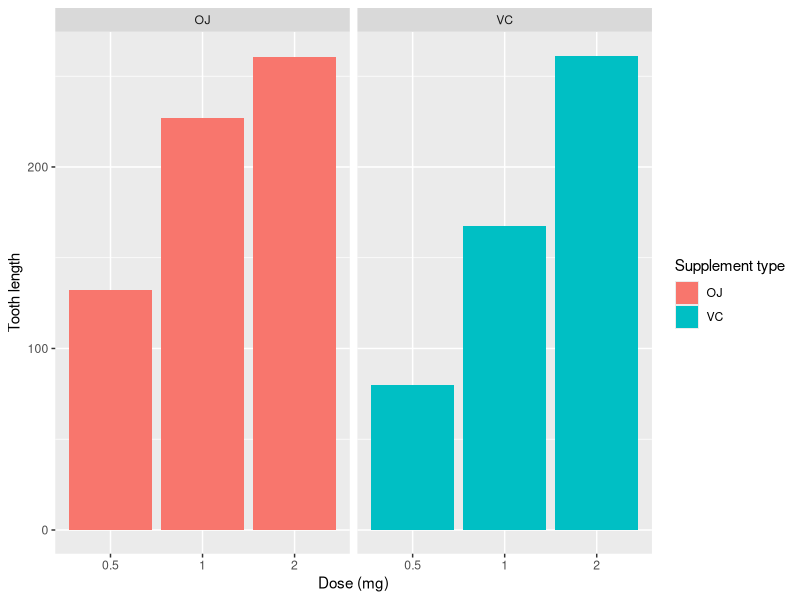
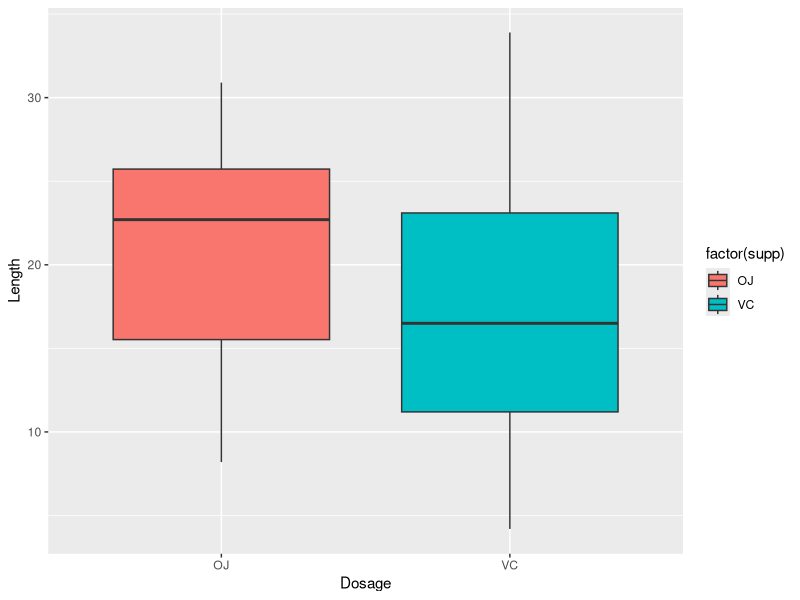
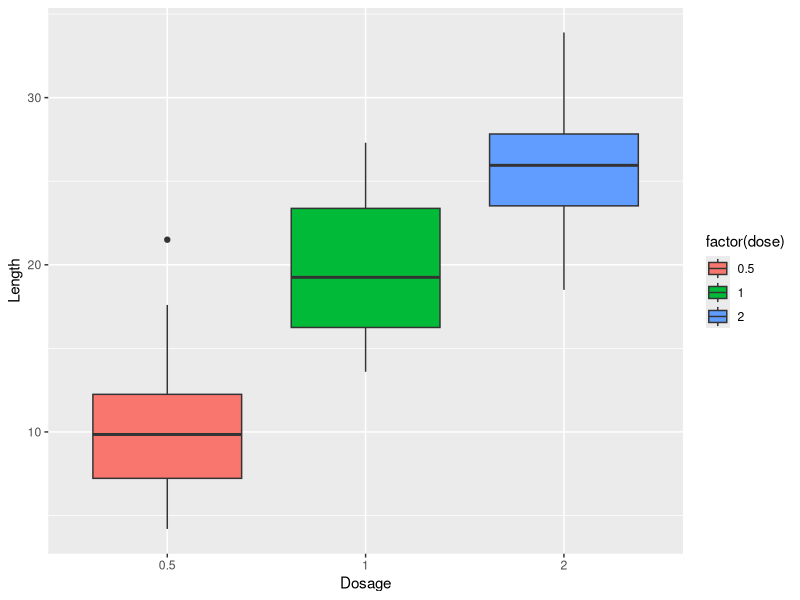

Generate these figures, in order, with R:
## ---- chunk 1
library(datasets)
library(ggplot2)
data(ToothGrowth)
## ---- chunk 2
head(ToothGrowth,2)
summary(ToothGrowth)
table(ToothGrowth$supp) # Supplement
table(ToothGrowth$dose) # Dosage
## ---- chunk 3
gg = ggplot(data=ToothGrowth, aes(x=as.factor(dose), y=len, fill=supp))
gg = gg + geom_bar(stat="identity") + facet_grid(. ~ supp) + xlab("Dose (mg)") +
    ylab("Tooth length") + guides(fill=guide_legend(title="Supplement type"))
print(gg)
## ---- chunk 4
p1 <- ggplot(ToothGrowth, aes(x =factor(supp), y = len, fill = factor(supp)))
p1 + geom_boxplot() + xlab("Dosage") + ylab("Length")
## ---- chunk 5
cor(ToothGrowth[sapply(ToothGrowth, is.numeric)])
## ---- chunk 6
p1 <- ggplot(ToothGrowth, aes(x =factor(dose), y = len, fill = factor(dose)))
p1 + geom_boxplot() + xlab("Dosage") + ylab("Length")
## ---- chunk 7
Interval <- (mean(ToothGrowth$len) + c(-1, 1) * qnorm(0.975) * sd(ToothGrowth$len)/sqrt(length(ToothGrowth$len)))
Interval
## ---- chunk 8
t.test(len~supp, data=ToothGrowth)
## ---- chunk 9
dose1 <- subset(ToothGrowth,dose %in% c(0.5,1.0))
dose2 <- subset(ToothGrowth,dose %in% c(0.5,2.0))
dose3 <- subset(ToothGrowth,dose %in% c(1.0,2.0))

t.test(len ~dose, data = dose1)
t.test(len ~dose, data = dose2)
t.test(len ~dose, data = dose3)
## ---- chunk 10
dos1 <- subset(ToothGrowth, dose == 0.5)
dos2 <- subset(ToothGrowth, dose == 1)
dos3 <- subset(ToothGrowth, dose == 2)

t.test(len~supp, data=dos1) # Small Dosage = 0.5
t.test(len~supp, data=dos2) # Medium Dosage = 1
t.test(len~supp, data=dos3) # Big Dosage = 2
